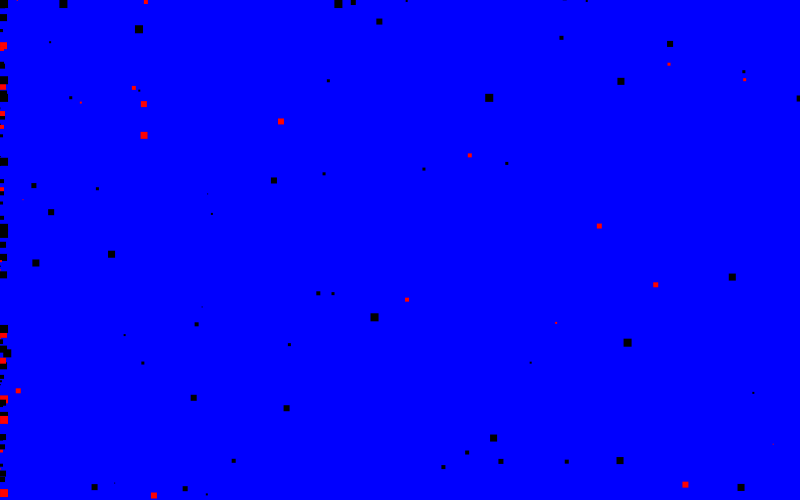
Frame 1 (no input)
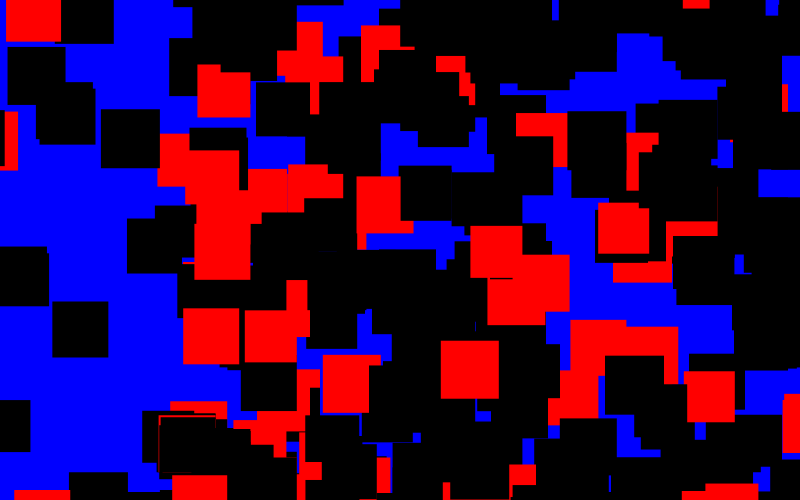
Frame 60 (the mouse pressed at the canvas centre just before this capture)
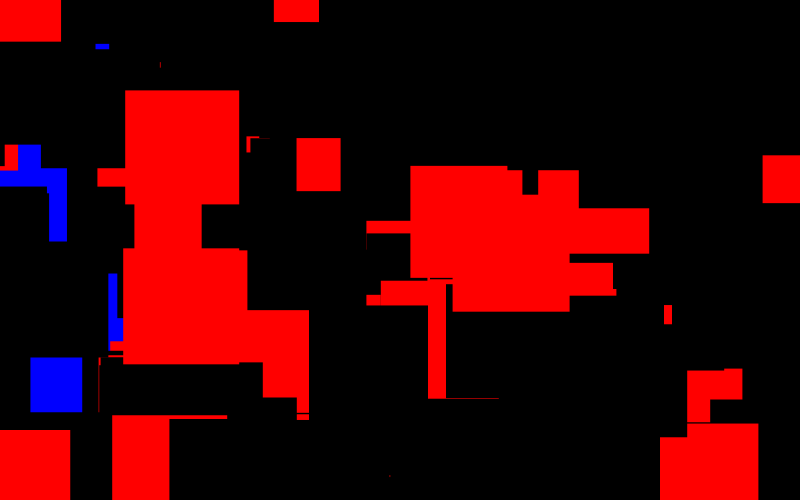
Frame 120 (the mouse held since frame 60 and released just before this capture)

The Processing sketch that drew these frames (run headless with seeded random() and noise(); from frame 60 on, the mouse is pressed at the canvas centre):

// Processing sketch: processing_42325
// ── processing_42325.pde

//Emergent behavior occurs when simple individual behaviors combine
//to make a group appear to act in complex ways.

//All the black squares(EDMOND GUAN VIRUSES) are all growing 
//big to kill all the bloodcells(red squares)thus spreading 
//the disease causing a person to be stupid and alergic to 
//everything.


Grow[] gr;
boolean d;

void setup()
{
  size(800, 500);
  stroke(10);
  smooth();
 

  gr = new Grow[700];
  for (int i=0; i<700; i++)
  {
    gr[i] = new Grow();
    gr[i].x = random(-width, width*2);
    gr[i].y = random(-height, height*2);
    gr[i].d = (int)random(1, 10);
    gr[i].v = (int)random(1, 30);
    gr[i].r = 0;
    gr[i].g = 0;
    gr[i].b = 0;

    if (i%5 == 0)
    {
      gr[i].r = 255;
      gr[i].g = 0;
      gr[i].b = 0;
      
    }
  }
}

void draw()
{
  background(0, 0, 255);
  for (int i=0; i<gr.length; i++)
  {
    gr[i].move();
    gr[i].show();
  }
}

class Grow
{
  float x, y;
  int d, v, k;
  float r, g, b;
  float p, u, o;

  void show()
  {
    fill(r, g, b);
    stroke(p, u, o, d--);
    rect(x, y, d, d);
  }

  void move()
  {
    x += ( mouseX - width/2  ) * 0.001* v;
    y += ( mouseY - height/2 ) * 0.001 * v;

    if (x < -5)
    {
      x = 900;
    }

    if (x > 905)
    {
      x = 0;
    }

    if (y < -5)
    {
      y = 900;
    }

    if (y > 905)
    {
      y = 00;
    }
  }
}
